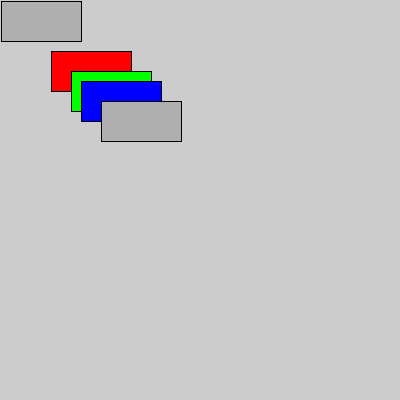
Frame 1 (no input)
Frame 60 (the mouse pressed at the canvas centre just before this capture): identical to frame 1, image omitted
Frame 120 (the mouse held since frame 60 and released just before this capture): identical to frame 1, image omitted

The Processing sketch that drew this single still picture (run headless with seeded random() and noise(); from frame 60 on, the mouse is pressed at the canvas centre):

// Processing sketch: exercise_1
// ── exercise_1.pde
void setup() {
  size(400,400); 
}

void draw() {
  
  // before reposition
  
  // rect 1
  fill(255,0,0); // red
  rect(1,1,80,40);
  
  // rect 2
  fill(0,255,0); // green
  rect(1,1,80,40);
  
  // rect 3
  fill(0,0,255); // blue
  rect(1,1,80,40);
  
  // rect 4
  fill(175); // gray
  rect(1,1,80,40);
  
  // after reposition
  
  translate(50, 50);
  // rect 1
  fill(255,0,0); // red
  rect(1,1,80,40);
  
  translate(20, 20);
  // rect 2
  fill(0,255,0); // green
  rect(1,1,80,40);
  
  translate(10, 10);
  // rect 3
  fill(0,0,255); // blue
  rect(1,1,80,40);
  
  translate(20, 20);
  // rect 4
  fill(175); // gray
  rect(1,1,80,40);
  
}
